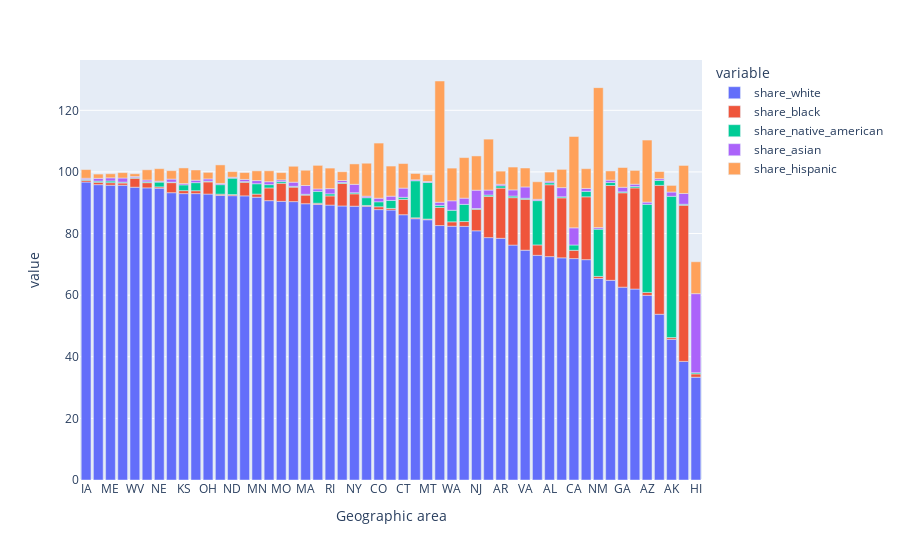

This figure's notebook cell:
### Code cell
px.bar(racial_df, x='Geographic area', y=['share_white', 'share_black', 'share_native_american', 'share_asian', 'share_hispanic'])

### Figure 1 — Plotly figure (JSON) as saved in the notebook; plotly's stock layout.template omitted (floating-point values rounded to 4 significant figures)
{"data": [{"alignmentgroup": "True", "hovertemplate": "variable=share_white<br>Geographic area=%{x}<br>value=%{y}<extra></extra>", "legendgroup": "share_white", "marker": {"color": "#636efa", "pattern": {"shape": ""}}, "name": "share_white", "offsetgroup": "share_white", "orientation": "v", "showlegend": true, "textposition": "auto", "type": "bar", "x": ["IA", "VT", "ME", "NH", "WV", "IN", "NE", "PA", "KS", "WI", "OH", "WY", "ND", "KY", "MN", "MI", "MO", "IL", "MA", "UT", "RI", "TN", "NY", "ID", "CO", "OR", "CT", "SD", "MT", "TX", "WA", "NV", "NJ", "FL", "AR", "DE", "VA", "OK", "AL", "MD", "CA", "NC", "NM", "LA", "GA", "SC", "AZ", "MS", "AK", "DC", "HI"], "xaxis": "x", "y": [96.71, 95.87, 95.69, 95.68, 95.04, 94.82, 94.72, 93.25, 92.96, 92.96, 92.8, 92.37, 92.29, 92.23, 91.8, 90.67, 90.44, 90.36, 89.67, 89.44, 89.23, 88.95, 88.88, 88.82, 87.77, 87.63, 86.11, 84.82, 84.48, 82.59, 82.38, 82.33, 80.89, 78.67, 78.45, 76.25, 74.6, 72.93, 72.51, 72.12, 71.87, 71.52, 65.42, 64.81, 62.59, 61.98, 59.93, 53.8, 45.65, 38.5, 33.37], "yaxis": "y"}, {"alignmentgroup": "True", "hovertemplate": "variable=share_black<br>Geographic area=%{x}<br>value=%{y}<extra></extra>", "legendgroup": "share_black", "marker": {"color": "#EF553B", "pattern": {"shape": ""}}, "name": "share_black", "offsetgroup": "share_black", "orientation": "v", "showlegend": true, "textposition": "auto", "type": "bar", "x": ["IA", "VT", "ME", "NH", "WV", "IN", "NE", "PA", "KS", "WI", "OH", "WY", "ND", "KY", "MN", "MI", "MO", "IL", "MA", "UT", "RI", "TN", "NY", "ID", "CO", "OR", "CT", "SD", "MT", "TX", "WA", "NV", "NJ", "FL", "AR", "DE", "VA", "OK", "AL", "MD", "CA", "NC", "NM", "LA", "GA", "SC", "AZ", "MS", "AK", "DC", "HI"], "xaxis": "x", "y": [0.5635, 0.7706, 0.8198, 0.7156, 2.915, 1.688, 0.4205, 3.27, 0.9605, 0.9373, 3.96, 0.3995, 0.3574, 4.421, 1.001, 4.124, 5.879, 4.704, 2.802, 0.385, 2.988, 7.303, 4.008, 0.2952, 0.9177, 0.5295, 4.992, 0.29, 0.2266, 5.88, 1.427, 1.567, 6.975, 13.37, 16.3, 15.39, 16.51, 3.376, 23.32, 19.46, 2.692, 20.4, 0.667, 30.78, 30.63, 32.83, 0.9545, 41.83, 0.5673, 50.7, 1.071], "yaxis": "y"}, {"alignmentgroup": "True", "hovertemplate": "variable=share_native_american<br>Geographic area=%{x}<br>value=%{y}<extra></extra>", "legendgroup": "share_native_american", "marker": {"color": "#00cc96", "pattern": {"shape": ""}}, "name": "share_native_american", "offsetgroup": "share_native_american", "orientation": "v", "showlegend": true, "textposition": "auto", "type": "bar", "x": ["IA", "VT", "ME", "NH", "WV", "IN", "NE", "PA", "KS", "WI", "OH", "WY", "ND", "KY", "MN", "MI", "MO", "IL", "MA", "UT", "RI", "TN", "NY", "ID", "CO", "OR", "CT", "SD", "MT", "TX", "WA", "NV", "NJ", "FL", "AR", "DE", "VA", "OK", "AL", "MD", "CA", "NC", "NM", "LA", "GA", "SC", "AZ", "MS", "AK", "DC", "HI"], "xaxis": "x", "y": [0.2714, 0.3697, 0.545, 0.2875, 0.2002, 0.2758, 1.56, 0.1616, 1.873, 2.62, 0.215, 3.095, 5.33, 0.2101, 3.363, 1.077, 0.5443, 0.2618, 0.2663, 3.87, 0.6706, 0.3166, 0.3613, 2.525, 1.625, 2.589, 0.6566, 12.03, 11.87, 0.6589, 3.75, 5.577, 0.2571, 0.4554, 0.7599, 0.5237, 0.3423, 14.38, 0.6593, 0.3409, 1.723, 1.788, 15.34, 0.9573, 0.3003, 0.4628, 28.59, 1.615, 45.86, 0.3, 0.3881], "yaxis": "y"}, {"alignmentgroup": "True", "hovertemplate": "variable=share_asian<br>Geographic area=%{x}<br>value=%{y}<extra></extra>", "legendgroup": "share_asian", "marker": {"color": "#ab63fa", "pattern": {"shape": ""}}, "name": "share_asian", "offsetgroup": "share_asian", "orientation": "v", "showlegend": true, "textposition": "auto", "type": "bar", "x": ["IA", "VT", "ME", "NH", "WV", "IN", "NE", "PA", "KS", "WI", "OH", "WY", "ND", "KY", "MN", "MI", "MO", "IL", "MA", "UT", "RI", "TN", "NY", "ID", "CO", "OR", "CT", "SD", "MT", "TX", "WA", "NV", "NJ", "FL", "AR", "DE", "VA", "OK", "AL", "MD", "CA", "NC", "NM", "LA", "GA", "SC", "AZ", "MS", "AK", "DC", "HI"], "xaxis": "x", "y": [0.4008, 0.9101, 1.032, 1.343, 0.3411, 0.5868, 0.2919, 0.989, 0.4264, 0.7908, 0.7515, 0.3896, 0.2935, 0.711, 1.026, 0.9542, 0.5499, 1.337, 2.853, 0.7709, 1.688, 0.6373, 2.719, 0.4877, 1.155, 1.382, 2.99, 0.3179, 0.3189, 1.015, 3.075, 2.007, 5.945, 1.617, 0.4771, 2, 3.669, 0.4265, 0.4798, 2.98, 5.568, 0.9263, 0.4939, 0.7865, 1.492, 0.74, 0.7266, 0.5461, 1.388, 3.5, 25.65], "yaxis": "y"}, {"alignmentgroup": "True", "hovertemplate": "variable=share_hispanic<br>Geographic area=%{x}<br>value=%{y}<extra></extra>", "legendgroup": "share_hispanic", "marker": {"color": "#FFA15A", "pattern": {"shape": ""}}, "name": "share_hispanic", "offsetgroup": "share_hispanic", "orientation": "v", "showlegend": true, "textposition": "auto", "type": "bar", "x": ["IA", "VT", "ME", "NH", "WV", "IN", "NE", "PA", "KS", "WI", "OH", "WY", "ND", "KY", "MN", "MI", "MO", "IL", "MA", "UT", "RI", "TN", "NY", "ID", "CO", "OR", "CT", "SD", "MT", "TX", "WA", "NV", "NJ", "FL", "AR", "DE", "VA", "OK", "AL", "MD", "CA", "NC", "NM", "LA", "GA", "SC", "AZ", "MS", "AK", "DC", "HI"], "xaxis": "x", "y": [2.819, 1.38, 1.313, 1.745, 0.9042, 3.318, 4.07, 2.733, 5.072, 3.323, 2.13, 6.018, 1.823, 2.226, 3.154, 3.535, 2.365, 5.171, 4.946, 7.663, 6.668, 2.856, 6.629, 10.7, 17.9, 9.777, 7.976, 2.037, 2.192, 39.36, 10.61, 13.17, 11.12, 16.53, 4.273, 7.417, 6.153, 5.696, 2.98, 5.931, 29.65, 6.413, 45.43, 2.977, 6.415, 4.475, 20.14, 2.322, 2.149, 9.1, 10.36], "yaxis": "y"}], "layout": {"barmode": "relative", "legend": {"title": {"text": "variable"}, "tracegroupgap": 0}, "margin": {"t": 60}, "xaxis": {"anchor": "y", "domain": [0, 1], "title": {"text": "Geographic area"}}, "yaxis": {"anchor": "x", "domain": [0, 1], "title": {"text": "value"}}}}
